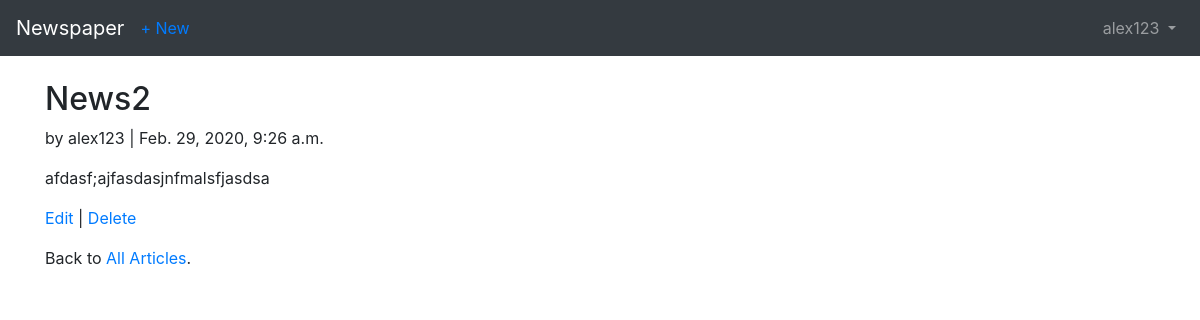
The app's page /articles/2/ (signed in), older data.
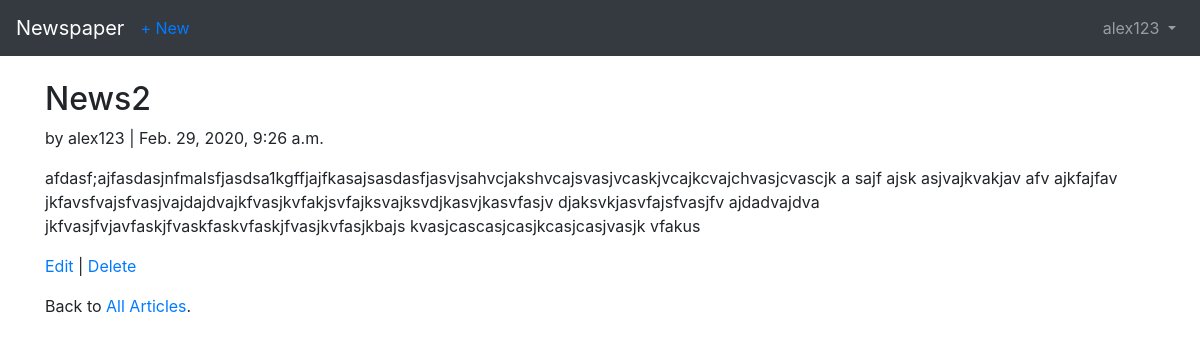
The same page, newer data.
### articles/models.py (models this page shows, shortened)
class Article(models.Model):
    title = models.CharField(max_length=255)
    body = models.TextField()
    date = models.DateTimeField(auto_now_add=True)
    author = models.ForeignKey(
        get_user_model(),
        on_delete=models.CASCADE,
    )

### users/models.py (models this page shows)
class CustomUser(AbstractUser):
    age = models.PositiveIntegerField(null=True, blank=True)

### articles/views.py (the view)
class ArticleDetailView(LoginRequiredMixin, DetailView):
    model = Article
    template_name = 'article_detail.html'
    login_url = 'login'

### templates/article_detail.html
{% extends 'base.html' %}
{% block content %}
<div class="article-entry">
  <h2>{{ object.title }}</h2>
    <p>by {{ object.author }} | {{ object.date }}</p>
    <p>{{ object.body }}</p>
  </div>
  <p><a href="{% url 'article_edit' article.pk %}">Edit</a> | <a href="{% url 'article_delete' article.pk %}">Delete</a></p>
  <p>Back to <a href="{% url 'article_list' %}">All Articles</a>.</p>
{% endblock content %}

Row changes from the older to the newer data that the page shows:
changed Article "News2": body "afdasf;ajfasdasjnfmalsfjasdsa" → "afdasf;ajfasdasjnfmalsfjasdsa1kgffjajfkasajsasdasfjasvjsahvcjakshvcajsvasjvcaskjvcajkcvajchvasjcvascjk a sajf ajsk asjvajkvakjav afv ajkfajfav jkfavsfvajsfvasjvajdajdvajkfvasjkvfakjsvfajksvajksvdjkasvjkasvfasjv djaksvkjasvfajsfvasjfv ajdadvajdva jkfvasjfvjavfaskjfvaskfaskvfaskjfvasjkvfasjkbajs kvasjcascasjcasjkcasjcasjvasjk vfakus"
